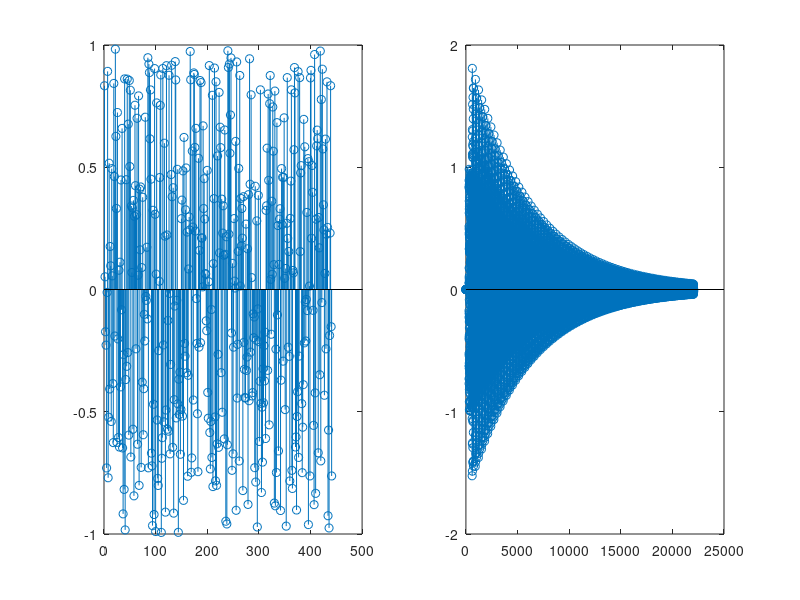

MATLAB code to generate this figure: (Note: this script raises an error after producing the figure.)
%% Digital Signal Processing
% Spring 2016
% Anas Salah Eddin
%
% Karplus Strong Example
%--------------------------------
%% Control Variables
M = 300; %Delay
a = 0.95; %Scaling Factor
Fs = 44100; %Sampling frequency (2 * 22 kHz)

sx = Fs * 0.01; %Length of input signal
n = 1:sx;

%% Input Signal

%Random Noise
x = -1 + 2 * rand(1, sx);

%Sinusoidal (try a = 1)
%x = sin(2 * pi * n / 100);

subplot(1, 2, 1);
stem(x);

%% Output Signal
y = zeros(1, size(x,2) * 50);
x = [x,  y];

% Implement the Karplus Strong discrete time system
for i = M + 1:size(y, 2);
    y(i) = a * y(i - M) + x(i - M);
end

subplot(1, 2, 2);
stem(y);

%% Play the output
soundsc(y, Fs);

%% Launch the matlab Karplus-Strong example
VirtualGuitarExample

%Source:
%http://www.mathworks.com/help/signal/examples/generating-guitar-chords-using-the-karplus-strong-algorithm.html